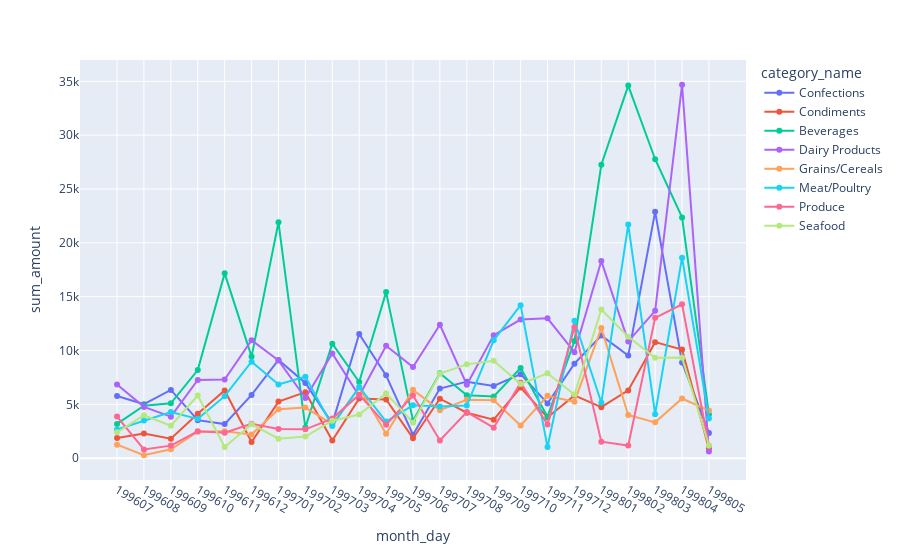

The notebook cell this image was saved under:
### Code cell
import plotly.express as px 

fig = px.line(data_frame = df, x = "month_day", y = "sum_amount", color = "category_name", markers =True)
fig.show()

### Figure 1 — Plotly figure (JSON) as saved in the notebook; plotly's stock layout.template omitted (floating-point values rounded to 4 significant figures)
{"data": [{"hovertemplate": "category_name=Confections<br>month_day=%{x}<br>sum_amount=%{y}<extra></extra>", "legendgroup": "Confections", "line": {"color": "#636efa", "dash": "solid"}, "marker": {"symbol": "circle"}, "mode": "markers+lines", "name": "Confections", "orientation": "v", "showlegend": true, "type": "scatter", "x": ["199607", "199608", "199609", "199610", "199611", "199612", "199701", "199702", "199703", "199704", "199705", "199706", "199707", "199708", "199709", "199710", "199711", "199712", "199801", "199802", "199803", "199804", "199805"], "xaxis": "x", "y": [5775.0, 5007.0, 6337, 3529.0, 3165.0, 5873.0, 9128.0, 6979.0, 3210.0, 11540.0, 7690.0, 2175.0, 6463.0, 7106.0, 6709.0, 7801.0, 5082.0, 8778.0, 11380.0, 9526.0, 22880.0, 8887.0, 2341.0], "yaxis": "y"}, {"hovertemplate": "category_name=Condiments<br>month_day=%{x}<br>sum_amount=%{y}<extra></extra>", "legendgroup": "Condiments", "line": {"color": "#EF553B", "dash": "solid"}, "marker": {"symbol": "circle"}, "mode": "markers+lines", "name": "Condiments", "orientation": "v", "showlegend": true, "type": "scatter", "x": ["199607", "199608", "199609", "199610", "199611", "199612", "199701", "199702", "199703", "199704", "199705", "199706", "199707", "199708", "199709", "199710", "199711", "199712", "199801", "199802", "199803", "199804", "199805"], "xaxis": "x", "y": [1878.0, 2297.0, 1814.0, 4124.0, 6290.0, 1497.0, 5252.0, 6129.0, 1645.0, 5544.0, 5453.0, 1855.0, 5520.0, 4220.0, 3575.0, 6566.0, 3785.0, 5824.0, 4738.0, 6294.0, 10770.0, 10090.0, 885.9], "yaxis": "y"}, {"hovertemplate": "category_name=Beverages<br>month_day=%{x}<br>sum_amount=%{y}<extra></extra>", "legendgroup": "Beverages", "line": {"color": "#00cc96", "dash": "solid"}, "marker": {"symbol": "circle"}, "mode": "markers+lines", "name": "Beverages", "orientation": "v", "showlegend": true, "type": "scatter", "x": ["199607", "199608", "199609", "199610", "199611", "199612", "199701", "199702", "199703", "199704", "199705", "199706", "199707", "199708", "199709", "199710", "199711", "199712", "199801", "199802", "199803", "199804", "199805"], "xaxis": "x", "y": [3182.0, 4867.0, 5088.0, 8187.0, 17160.0, 9432.0, 21900.0, 2846.0, 10640.0, 7074.0, 15420.0, 3485.0, 7889.0, 5837.0, 5727.0, 8375.0, 3851, 10880.0, 27250.0, 34600.0, 27760.0, 22360.0, 4057.0], "yaxis": "y"}, {"hovertemplate": "category_name=Dairy Products<br>month_day=%{x}<br>sum_amount=%{y}<extra></extra>", "legendgroup": "Dairy Products", "line": {"color": "#ab63fa", "dash": "solid"}, "marker": {"symbol": "circle"}, "mode": "markers+lines", "name": "Dairy Products", "orientation": "v", "showlegend": true, "type": "scatter", "x": ["199607", "199608", "199609", "199610", "199611", "199612", "199701", "199702", "199703", "199704", "199705", "199706", "199707", "199708", "199709", "199710", "199711", "199712", "199801", "199802", "199803", "199804", "199805"], "xaxis": "x", "y": [6838.0, 4762.0, 3858.0, 7260.0, 7310.0, 10950.0, 9066.0, 5585.0, 9729.0, 5776.0, 10440.0, 8456.0, 12390.0, 6827.0, 11420.0, 12869, 12990.0, 9845.0, 18300.0, 10842, 13690.0, 34680.0, 628.1], "yaxis": "y"}, {"hovertemplate": "category_name=Grains/Cereals<br>month_day=%{x}<br>sum_amount=%{y}<extra></extra>", "legendgroup": "Grains/Cereals", "line": {"color": "#FFA15A", "dash": "solid"}, "marker": {"symbol": "circle"}, "mode": "markers+lines", "name": "Grains/Cereals", "orientation": "v", "showlegend": true, "type": "scatter", "x": ["199607", "199608", "199609", "199610", "199611", "199612", "199701", "199702", "199703", "199704", "199705", "199706", "199707", "199708", "199709", "199710", "199711", "199712", "199801", "199802", "199803", "199804", "199805"], "xaxis": "x", "y": [1257.0, 270.6, 819.2, 2461.0, 2507.0, 2194, 4548.0, 4694.0, 3168.0, 6544.0, 2267.0, 6346.0, 4458.0, 5415.0, 5371.0, 3031, 5787.0, 5242.0, 12080.0, 4004.0, 3325.0, 5538.0, 4419.0], "yaxis": "y"}, {"hovertemplate": "category_name=Meat/Poultry<br>month_day=%{x}<br>sum_amount=%{y}<extra></extra>", "legendgroup": "Meat/Poultry", "line": {"color": "#19d3f3", "dash": "solid"}, "marker": {"symbol": "circle"}, "mode": "markers+lines", "name": "Meat/Poultry", "orientation": "v", "showlegend": true, "type": "scatter", "x": ["199607", "199608", "199609", "199610", "199611", "199612", "199701", "199702", "199703", "199704", "199705", "199706", "199707", "199708", "199709", "199710", "199711", "199712", "199801", "199802", "199803", "199804", "199805"], "xaxis": "x", "y": [2662.0, 3496.0, 4291, 3651.0, 5757.0, 8957.0, 6843.0, 7561.0, 2998.0, 6613.0, 3396.0, 4924.0, 4806.0, 4888.0, 10950.0, 14200.0, 1029, 12770.0, 5149.0, 21700.0, 4084.0, 18620.0, 3687.0], "yaxis": "y"}, {"hovertemplate": "category_name=Produce<br>month_day=%{x}<br>sum_amount=%{y}<extra></extra>", "legendgroup": "Produce", "line": {"color": "#FF6692", "dash": "solid"}, "marker": {"symbol": "circle"}, "mode": "markers+lines", "name": "Produce", "orientation": "v", "showlegend": true, "type": "scatter", "x": ["199607", "199608", "199609", "199610", "199611", "199612", "199701", "199702", "199703", "199704", "199705", "199706", "199707", "199708", "199709", "199710", "199711", "199712", "199801", "199802", "199803", "199804", "199805"], "xaxis": "x", "y": [3869.0, 804.3, 1165.0, 2491.0, 2366.0, 3191.0, 2705.0, 2680.0, 3677.0, 5894.0, 3100.0, 5824.0, 1650, 4284, 2827.0, 7017.0, 3126.0, 12160.0, 1526, 1173.0, 13030.0, 14290.0, 1137.0], "yaxis": "y"}, {"hovertemplate": "category_name=Seafood<br>month_day=%{x}<br>sum_amount=%{y}<extra></extra>", "legendgroup": "Seafood", "line": {"color": "#B6E880", "dash": "solid"}, "marker": {"symbol": "circle"}, "mode": "markers+lines", "name": "Seafood", "orientation": "v", "showlegend": true, "type": "scatter", "x": ["199607", "199608", "199609", "199610", "199611", "199612", "199701", "199702", "199703", "199704", "199705", "199706", "199707", "199708", "199709", "199710", "199711", "199712", "199801", "199802", "199803", "199804", "199805"], "xaxis": "x", "y": [2400.0, 3983.0, 3010.0, 5812, 1043.0, 3143.0, 1812.0, 2011.0, 3484.0, 4048.0, 6018.0, 3298.0, 7848.0, 8711.0, 9054.0, 6887.0, 7882.0, 5907.0, 13800.0, 11280.0, 9317.0, 9337.0, 1178.0], "yaxis": "y"}], "layout": {"legend": {"title": {"text": "category_name"}, "tracegroupgap": 0}, "margin": {"t": 60}, "xaxis": {"anchor": "y", "domain": [0, 1], "title": {"text": "month_day"}}, "yaxis": {"anchor": "x", "domain": [0, 1], "title": {"text": "sum_amount"}}}}
